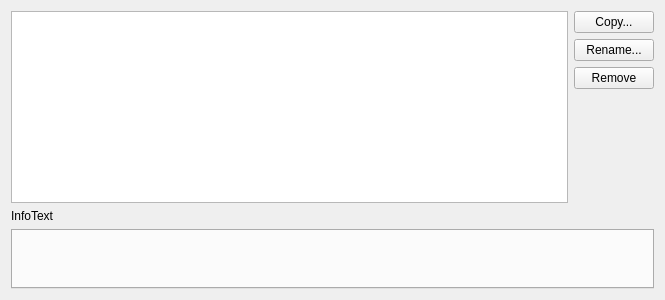
<?xml version="1.0" encoding="UTF-8"?>
<ui version="4.0">
 <class>CppEditor::ClangDiagnosticConfigsWidget</class>
 <widget class="QWidget" name="CppEditor::ClangDiagnosticConfigsWidget">
  <property name="geometry">
   <rect>
    <x>0</x>
    <y>0</y>
    <width>665</width>
    <height>300</height>
   </rect>
  </property>
  <property name="windowTitle">
   <string/>
  </property>
  <layout class="QVBoxLayout" name="verticalLayout_2">
   <item>
    <layout class="QHBoxLayout" name="horizontalLayout_3">
     <item>
      <widget class="QTreeView" name="configsView"/>
     </item>
     <item>
      <layout class="QVBoxLayout" name="verticalLayout_3">
       <item>
        <widget class="QPushButton" name="copyButton">
         <property name="text">
          <string>Copy...</string>
         </property>
        </widget>
       </item>
       <item>
        <widget class="QPushButton" name="renameButton">
         <property name="text">
          <string>Rename...</string>
         </property>
        </widget>
       </item>
       <item>
        <widget class="QPushButton" name="removeButton">
         <property name="text">
          <string>Remove</string>
         </property>
        </widget>
       </item>
       <item>
        <spacer name="verticalSpacer">
         <property name="orientation">
          <enum>Qt::Vertical</enum>
         </property>
         <property name="sizeHint" stdset="0">
          <size>
           <width>20</width>
           <height>40</height>
          </size>
         </property>
        </spacer>
       </item>
      </layout>
     </item>
    </layout>
   </item>
   <item>
    <layout class="QVBoxLayout" name="verticalLayout">
     <item>
      <widget class="Utils::InfoLabel" name="infoLabel">
       <property name="text">
        <string>InfoText</string>
       </property>
      </widget>
     </item>
     <item>
      <widget class="QTabWidget" name="tabWidget"/>
     </item>
    </layout>
   </item>
  </layout>
 </widget>
 <customwidgets>
  <customwidget>
   <class>Utils::InfoLabel</class>
   <extends>QLabel</extends>
   <header location="global">utils/infolabel.h</header>
  </customwidget>
 </customwidgets>
 <resources/>
 <connections/>
</ui>
